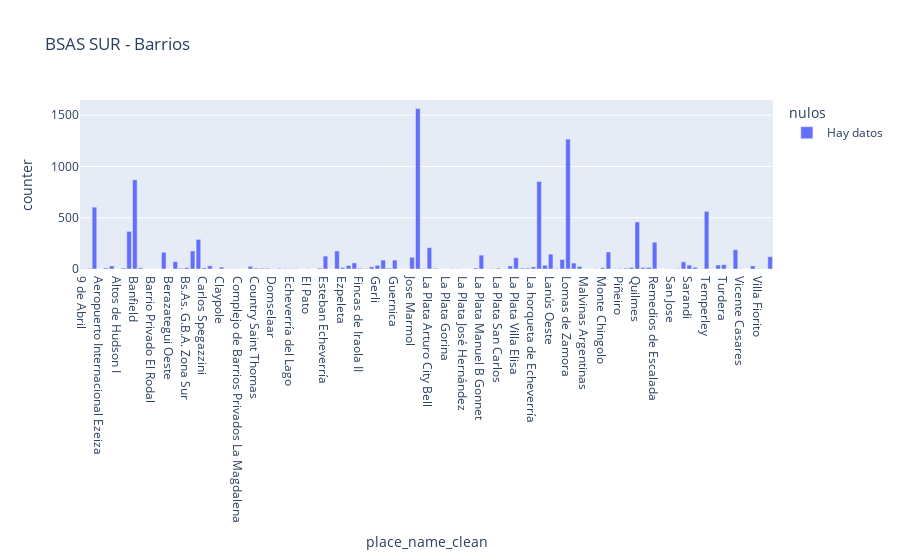

This figure's notebook cell:
### Code cell
bsas_sur_barrios_group = bsas_sur.groupby(by=['state_name','place_name_clean','nulos'],as_index=False)['counter'].sum()
bsas_sur_barrios_group['nulos'] = bsas_sur_barrios_group['nulos'].astype(str)
bsas_sur_barrios_group['nulos'] = bsas_sur_barrios_group.nulos.str.replace('False','Hay datos')
bsas_sur_barrios_group['nulos'] = bsas_sur_barrios_group.nulos.str.replace('True','No hay datos')
fig = px.bar(bsas_sur_barrios_group, x="place_name_clean", y="counter",
             color='nulos', barmode='group',
             height=400, title=" BSAS SUR - Barrios")
fig.show()

### Figure 1 — Plotly figure (JSON) as saved in the notebook; plotly's stock layout.template omitted (floating-point values rounded to 4 significant figures)
{"data": [{"alignmentgroup": "True", "hovertemplate": "nulos=Hay datos<br>place_name_clean=%{x}<br>counter=%{y}<extra></extra>", "legendgroup": "Hay datos", "marker": {"color": "#636efa"}, "name": "Hay datos", "offsetgroup": "Hay datos", "orientation": "v", "showlegend": true, "textposition": "auto", "type": "bar", "x": ["9 de Abril", "Abril Club de Campo", "Adrogué", "Aeropuerto Internacional Ezeiza", "Alejandro Korn", "Almirante Brown", "Altos de Hudson I", "Altos de Hudson II", "Avellaneda", "Banfield", "Barrio Cerrado \"Los Ombúes de Hudson\"", "Barrio Melazzi", "Barrio Privado El Rodal", "Barrio Privado Santa Rita", "Berazategui", "Berazategui Oeste", "Bernal", "Brickland", "Bs.As. G.B.A. Zona Sur", "Burzaco", "Canning", "Carlos Spegazzini", "Cañuelas", "Chacras de La Trinidad", "Claypole", "Club El Carmen - Sector casas", "Club de Campo La Martona", "Complejo de Barrios Privados La Magdalena", "Country Golf El Sosiego", "Country Nuevo Quilmes", "Country Saint Thomas", "Crucecita", "Dock Sud", "Domselaar", "Don Bosco", "Don Orione", "Echeverría del Lago", "El Centauro", "El Jagüel", "El Pato", "El Pato Country Club", "El Rocío", "Esteban Echeverría", "Ex La Ponderosa", "Ezeiza", "Ezpeleta", "Fincas de Hudson", "Fincas de Iraola", "Fincas de Iraola II", "Fincas de San Vicente", "Florencio Varela", "Gerli", "Glew", "GreenVille Polo & Resort", "Guernica", "Guillermo Hudson", "Ingeniero Juan Allan", "Jose Marmol", "La Plata", "La Plata Abasto", "La Plata Arturo City Bell", "La Plata Arturo Seguí", "La Plata Etcheverry", "La Plata Gorina", "La Plata Grand Bell", "La Plata Haras del Sur I", "La Plata José Hernández", "La Plata Lisandro Olmos", "La Plata Los Hornos", "La Plata Manuel B Gonnet", "La Plata Melchor Romero", "La Plata Ringuelet", "La Plata San Carlos", "La Plata San Lorenzo", "La Plata Tolosa", "La Plata Villa Elisa", "La Plata Villa Elvira", "La Unión", "La horqueta de Echeverría", "Lanús", "Lanús Este", "Lanús Oeste", "Las Golondrinas", "Llavallol", "Lomas de Zamora", "Longchamps", "Luis Guillón", "Malvinas Argentinas", "Mi Refugio", "Ministro Rivadavia", "Monte Chingolo", "Monte Grande", "Máximo Paz", "Piñeiro", "Platanos", "Presidente Perón", "Quilmes", "Rafael Calzada", "Ranelagh", "Remedios de Escalada", "San Eliseo Country, Golf, Hotel & Spa", "San Francisco Solano", "San Jose", "San José", "San Vicente", "Sarandi", "Solar del Bosque", "Sourigues", "Temperley", "Terralagos", "Tristán Suárez", "Turdera", "Uribelarrea", "Valentín Alsina", "Vicente Casares", "Villa Centenario", "Villa Dominico", "Villa Fiorito", "Villa Vatteone", "Wilde"], "xaxis": "x", "y": [3, 6, 603, 1, 10, 30, 1, 10, 367, 870, 11, 1, 1, 1, 163, 1, 72, 8, 14, 176, 289, 11, 31, 1, 18, 2, 2, 1, 1, 26, 9, 7, 7, 2, 7, 5, 5, 4, 1, 3, 1, 10, 126, 1, 176, 14, 35, 59, 8, 4, 21, 36, 87, 9, 87, 1, 1, 114, 1566, 4, 208, 7, 1, 1, 3, 2, 1, 1, 10, 135, 2, 4, 8, 2, 30, 110, 9, 9, 20, 853, 37, 145, 6, 93, 1267, 58, 25, 1, 1, 3, 12, 166, 2, 6, 8, 15, 459, 15, 16, 261, 1, 1, 3, 5, 70, 38, 17, 3, 562, 1, 39, 42, 1, 188, 2, 1, 30, 3, 3, 120], "yaxis": "y"}], "layout": {"autosize": true, "barmode": "group", "legend": {"title": {"text": "nulos"}, "tracegroupgap": 0}, "title": {"text": " BSAS SUR - Barrios"}, "xaxis": {"anchor": "y", "autorange": true, "domain": [0, 1], "range": [-0.5, 119.5], "title": {"text": "place_name_clean"}, "type": "category"}, "yaxis": {"anchor": "x", "autorange": true, "domain": [0, 1], "range": [0, 1648.0], "title": {"text": "counter"}, "type": "linear"}}}
